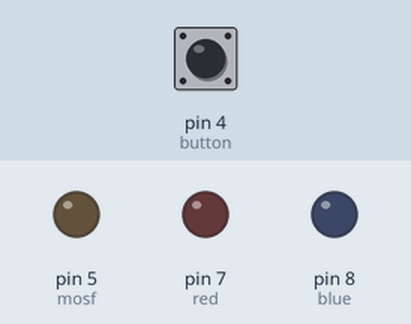
The sketch below on a simulated Arduino Uno, built with avr-gcc and run on an emulated ATmega328P. On the bench: output pins drawn as LEDs (lit = HIGH). The inputs (shaded band) are chosen by the test bench; at power-on: pin 4 (button) HIGH.

Above: at 1.2 s.
1.3 s: pin 4 (button) pulled LOW for 0.15 s
At 1.37 s:
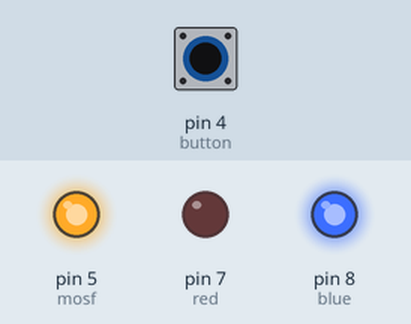
2.9 s: pin 4 (button) pulled LOW for 3.2 s
At 7.3 s:
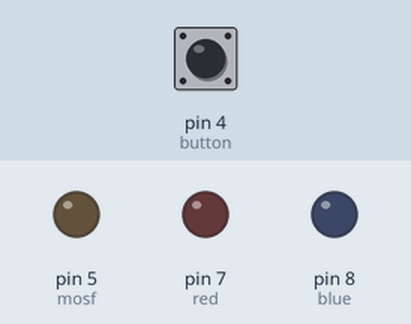
Timing chart, 0 to 8.8 s (numbered marks = the images above; inputs shaded):
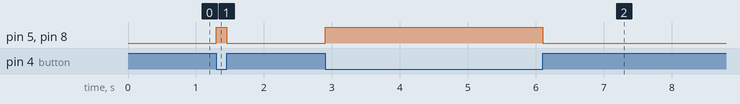

The sketch:

lommelykt.ino
```cpp
//mosfet to pin 5
//battery voltage to pin A0
//button to pin 4
//button led to pin 3

int mosf = 5;
int button=4;
int red=7;
int blue =8;
int bu;


void setup() {
  // put your setup code here, to run once:
  pinMode(mosf, OUTPUT);
  pinMode(red, OUTPUT);
  pinMode(blue, OUTPUT);
  pinMode(button, INPUT_PULLUP);
  Serial.begin(9600);
}

void loop() {
  bu=digitalRead(button);
  /*
  int sensorValue = analogRead(A2);
  float voltage = sensorValue*(5.0/1023.0);
  Serial.println(voltage);
    */

   if(bu==LOW){
      analogWrite(mosf, 255);
      digitalWrite(blue, HIGH);

   }else{
    analogWrite(mosf, 0);
    digitalWrite(blue, LOW);
   }

}

void flash(){
  for(int i=0;i<3;i++){
    analogWrite(red, 255);
    delay(50);
    analogWrite(red, 0);
    delay(50);
  }
}
```

Measured:
- after the input at 1.3 s, pin 5 (mosf), pin 8 (blue): LOW → HIGH at once, → LOW 0.15 s later
- after the input at 2.9 s, pin 5 (mosf), pin 8 (blue): LOW → HIGH at once, → LOW 3.2 s later
